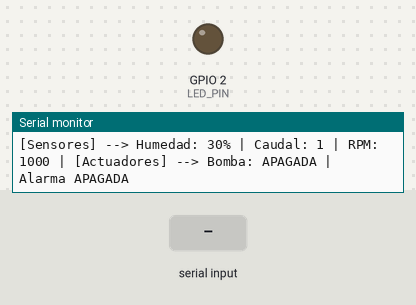
Simulated run of this sketch. Board: ESP32. Parts: output pins drawn as LEDs (lit = HIGH), the last lines printed to the serial monitor. The test bench sets the inputs (shaded band).

Above: at 2.2 s.
2.3 s: "H:\n" received over Serial
At 4.7 s:
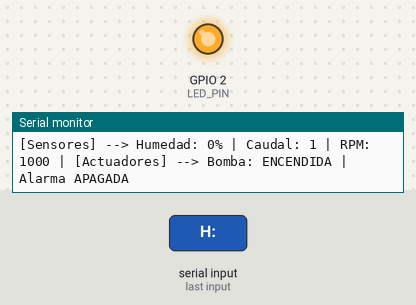
Timing chart, 0 to 6.2 s (numbered marks = the images above; inputs shaded):
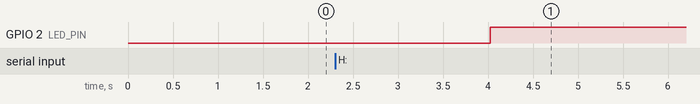

The sketch:

ej2.ino
```cpp
/*
 * Sistemas embebidos y de tiempo real
 * Ejercicio2: Bomba de agua y monitor de caudal
 * Autor: Waldo Fusiman
 */

#include "ej2.h"

int humidity;       // Porcentaje de humedad (%)
int caudal;         // Caudal: 1=hay caudal, 0 = no hay caudal
int rpm;            // Velocidad del motor (RPM)
bool pump;          // Bomba de agua,  encendida = true, apagada = false
bool alarmp;        // Alarma. encendida = true, apagada = false
String errMessage;  // Mensaje de error a notificar

SemaphoreHandle_t xMutexSensors; // mutex para lectuta escritura de sensores: humedad, caudal, rpm, bomba y alarma.

static void setPump( bool on_off ) {
  pump = on_off;
  digitalWrite( LED_PIN, on_off ? HIGH: LOW );
}

void setup() {
  initSystem();
  delay( 1000 );

  Serial.println("\t|------------------------------------------------------------");
  Serial.println("\t| Inicia Sistema de Control de Riego y control de Bomba ");
  Serial.println("\t| Comandos:");
  Serial.println("\t| \t H:XX (ej. H:40 --> cambia humedad a 40%)");
  Serial.println("\t| \t C:1|0 (ej. C:0 --> cambia a sin caudal)");
  Serial.println("\t| \t B:XXXX (ej. B:1500 --> cambia a 1500 rpm de la bomba)");
  Serial.println("\t|------------------------------------------------------------\n");

  // Se crean las tareas
  xTaskCreatePinnedToCore( securityControlPump, "Control de seguridad bomba de agua", STACK_TASK_SIZE, NULL, PRIORITY_CONTROL_SEC,NULL, CORE );
  xTaskCreatePinnedToCore( sensorsRead,"Lectura de sensores por serial", STACK_TASK_SIZE, NULL, PRIORITY_READ, NULL, CORE );
  xTaskCreatePinnedToCore( irrigationControl,"Control normal de riego", STACK_TASK_SIZE, NULL, PRIORITY_CONTROL_IRG, NULL, CORE);
  xTaskCreatePinnedToCore( runNotif,"Ejecucion simulacion y notificaciones", STACK_TASK_SIZE, NULL, PRIORITY_RUN_NOTIF, NULL, CORE );
}

void loop() {
  // quita la tarea del scheduler
  vTaskDelete( NULL );
}

/*
* Inicializa variables
*/
void initSystem() {
  Serial.begin( SERIAL_BAUD );
  Serial.setTimeout(50);
  //limpiar el buffer: Lee y descarta todo lo que tenga acumulado
  while (Serial.available() > 0) {
    Serial.read();
  }

  pinMode( LED_PIN, OUTPUT );
  setPump( false ); // bomba de agua apagadad
  humidity = HUMIDITY_LOW; // Porcentaje de humedad
  caudal = 1;      // con caudal
  rpm = 1000;
  alarmp = false;  // Alarma apagada
  errMessage = ""; // sin mensajes

  // Crea mutex para proteger variables compartidas
  xMutexSensors = xSemaphoreCreateMutex();

}

/*
* Lectura de Sensores humedad de suelo, caudal de agua, rpm del motor, por ntrada Serial (prioridad = 2, Periodicidad: 1 segundo)
* Formato entrada: Humedad -> H:XX | Caudal -> C:XX, | RPM -> B:XXXX
*/
void sensorsRead(void *pvParameters) {
  TickType_t xLastWakeTime = xTaskGetTickCount();
  const TickType_t period = pdMS_TO_TICKS( PERIOD_READ_MS );

  for (;;) {
    if (Serial.available() > 0) {
      String input = Serial.readStringUntil('\n');
      input.trim();

      if (input.startsWith("H:")) { // Entrada de humedad
        int val = input.substring(2).toInt();
        if (xSemaphoreTake(xMutexSensors, pdMS_TO_TICKS(20)) == pdTRUE) {
          humidity = val;
          xSemaphoreGive(xMutexSensors);
        }
      } else if (input.startsWith("C:")) { // Entrada de caudal: 0 no hay caudal, >= 1 hay caudal
        int val = input.substring(2).toInt();
        if (xSemaphoreTake(xMutexSensors, pdMS_TO_TICKS(20)) == pdTRUE) {
          caudal = val;
          xSemaphoreGive(xMutexSensors);
        }
      } else if (input.startsWith("B:")) { // Entrada rpm de bomba
        int val = input.substring(2).toInt();
        if (xSemaphoreTake(xMutexSensors, pdMS_TO_TICKS(20)) == pdTRUE) {
          rpm = val;
          xSemaphoreGive(xMutexSensors);
        }
      }
    }
    vTaskDelayUntil(&xLastWakeTime, period);
  }
}

/*
* Control de Seguridad bomba (Prioridad Máxima = 4, Periodicidad: 1 segundo)
*/
void securityControlPump(void *pvParameters) {
  TickType_t xLastWakeTime = xTaskGetTickCount();
  const TickType_t period = pdMS_TO_TICKS( PERIOD_CONTROL_SEC_MS );

  static int counterNoCaudal = 0; // contador cuando no hay caudal, hasta 5 segundos.
  static int counterAlarmCaudal = 0; // contador alarma sin caudal, hasta 15 segundos
  static int counterRPM = 0; // contador bajas revolucinoes, hasta 1 segundo.
  static int counterAlarmRPM = 0; // contador alarma por bajas revolucione, 30 segundos.
  static bool modeAlarmCaudal = false; // cuando se encuentra en modo alarma por bajo caudal.
  static bool modeAlarmRPM = false;   // cuando se encuentra en modo alarma por bajas revolucionnes.

  for (;;) {

    if (xSemaphoreTake(xMutexSensors, pdMS_TO_TICKS(10)) == pdTRUE) {
      if (alarmp) { // control de alarma y duracion
        if (modeAlarmCaudal) {
          counterAlarmCaudal++;
          if (counterAlarmCaudal >= ALARM_FLOW_TICKS) { // 15 segundos
            alarmp = false;
            modeAlarmCaudal = false;
            counterAlarmCaudal = 0;
          }
        } else if (modeAlarmRPM) {
          counterAlarmRPM++;
          if (counterAlarmRPM >= ALARM_RPM_TICKS) { // 30 segundos
            alarmp = false;
            modeAlarmRPM = false;
            counterAlarmRPM = 0;
          }
        }
      }
      else if (pump) { // si la bomba esta prendida , chequea caudal.
        if (caudal == 0) { // Si no hay caudal durante 5 segundos -> Apagar bomba y activar alarma 15 segundos
          counterNoCaudal++;
          if (counterNoCaudal >= NO_FLOW_TICKS) { // 5 segundos
            setPump( false );
            alarmp = true;
            modeAlarmCaudal = true;
            counterAlarmCaudal = 0;
            counterNoCaudal = 0;
            counterRPM = 0;
            errMessage = "ERROR: Bomba detenida por falta de caudal";
          }
        } else {
          counterNoCaudal = 0;
        }

        // Chequeo revoluciones del motor
        counterRPM++;
        if (counterRPM == RPM_CHECK_TICKS) { // Después de 1 segundo
          if (rpm < RPM_MIN) {
            setPump( false );
            alarmp = true;
            modeAlarmRPM = true;
            counterNoCaudal = 0;
            counterRPM = 0;
            counterAlarmRPM = 0;
            errMessage = "ERROR: Bomba sin rotacion";
          }
        }
      }
      else { // bomba apagada
        counterNoCaudal = 0;
        counterRPM = 0;
      }
      xSemaphoreGive( xMutexSensors );
    }
    vTaskDelayUntil(&xLastWakeTime, period );
  }
}

/*
* Control Normal de Riego (Prioridad alta = 3, Periodicidad: 1 segundo)
*/
void irrigationControl(void *pvParameters) {
  TickType_t xLastWakeTime = xTaskGetTickCount();
  const TickType_t period = pdMS_TO_TICKS( PERIOD_CONTROL_IRG_MS );

  static int counterOnOff = 0; // cuenta los segundos en el ciclo de riego.

  for (;;) {
    if (xSemaphoreTake(xMutexSensors, pdMS_TO_TICKS(20)) == pdTRUE) {
      if (alarmp) { // Si esta la alarma activa, no se puede activar el riego
        counterOnOff = 0;
      }
      else if (humidity > HUMIDITY_HIGH) { // si la humedad > 90%, no se riega
        setPump( false );
        counterOnOff = 0;
      }
      else if (humidity < HUMIDITY_LOW || counterOnOff > 0) { // si humedad < 30%, iniciar riego con ciclos de 10 segundo encendido y 20 segundos apagado
        counterOnOff++;
        setPump( counterOnOff <= IRRIG_ON ); // encendida los primeros 10 segundos.
        if (counterOnOff >= IRRIG_PERIOD) {
          counterOnOff = 0;
        }
      } else {
        setPump( false );
        counterOnOff = 0;
      }
      xSemaphoreGive( xMutexSensors );
    }
    vTaskDelayUntil(&xLastWakeTime, period );
  }
}

/*
* Ejecucion de simulación y notificaciones por consola (Periodicidad: 1 segundo / Reporte cada 1 segundo)
*/
void runNotif(void *pvParameters) {
  TickType_t xLastWakeTime = xTaskGetTickCount();
  const TickType_t period = pdMS_TO_TICKS( PERIOD_RUN_NOTIF_MS );

  bool lastPump = false; // ultimo estado de la bomba de agua.

  for (;;) {
    vTaskDelayUntil(&xLastWakeTime, period );

    // Valores para almacenar temporalente: humedad, caudal, rpm, bomba, y alarma.
    bool actualPump = false;
    int h = 0;
    int c = 0;
    int r = 0;
    bool a = false;
    String msg = "";

    if (xSemaphoreTake(xMutexSensors, pdMS_TO_TICKS(20)) == pdTRUE) {
      actualPump = pump;
      h = humidity;
      c = caudal;
      r = rpm;
      a = alarmp;
      msg = errMessage;
      errMessage = "";
      xSemaphoreGive(xMutexSensors);
    }
    // Imprime si hay cambios de estado de la bomba
    if (actualPump != lastPump) {
      Serial.printf("*** Bomba: %s\n", actualPump ? "ENCENDIDA":"APAGADA");
      lastPump = actualPump;
    }
    // Imprime errores de seguridad, si hay
    if (msg != "") {
      Serial.println(msg);
    }
    // Notifica valores
    Serial.printf("[Sensores] --> Humedad: %d%% | Caudal: %d | RPM: %d | [Actuadores] --> Bomba: %s | Alarma %s\n", h, c, r, actualPump ? "ENCENDIDA" : "APAGADA", a ? "ENCENDIDA":"APAGADA");
  }
}
```

ej2.h
```cpp
/*
 * ej1.h
 * Sistemas embebidos y de tiempo real.
 * Ejercicio 2: Bomba de agua y monitor de caudal
 * Autor: Waldo Fusiman
 */

#ifndef EJ2_H

#define EJ2_H

#include <stdio.h>
#include <string.h>
#include <stddef.h>

#include <freertos/FreeRTOS.h>
#include <freertos/task.h>
#include <freertos/semphr.h>

#define SERIAL_BAUD              115200

#define PERIOD_CONTROL_SEC_MS    1000 // periodo 1 segundo
#define PERIOD_READ_MS           1000 // periodo 1 segundo
#define PERIOD_CONTROL_IRG_MS    1000 // periodo 1 segundo
#define PERIOD_RUN_NOTIF_MS      1000 // periodo 1 segundo

#define PRIORITY_CONTROL_SEC    4   // max prioridad
#define PRIORITY_CONTROL_IRG    3   // prioridad alta
#define PRIORITY_READ           2   // prioridad media
#define PRIORITY_RUN_NOTIF      1   // prioridad baja

#define STACK_TASK_SIZE 4096 // Tamaño del stack por tarea.
#define CORE            1    // Un core
#define LED_PIN         2    // Pin led de la placa

#define HUMIDITY_HIGH     90 // Mayor a 90% no se riega
#define HUMIDITY_LOW      30 // Menor a 30%  se riega
#define RPM_MIN           600 // revoluciones minimas de la bomba
#define IRRIG_PERIOD      30  // riego encienda cada 30 segundos.
#define IRRIG_ON          10  // riego permanece encendido 10 segundos.

#define TICKS_PER_SEC     (1000 / PERIOD_CONTROL_SEC_MS)   // 1 ticks por segundo
#define NO_FLOW_TICKS     (5  * TICKS_PER_SEC)             // 5 s sin caudal
#define ALARM_FLOW_TICKS  (15 * TICKS_PER_SEC)             // alarma 15 s
#define ALARM_RPM_TICKS   (30 * TICKS_PER_SEC)             // alarma 30 s
#define RPM_CHECK_TICKS   (1  * TICKS_PER_SEC)             // chequeo de giro a 1 s

// --- Variables Globales ---
extern int humidity;       // Porcentaje de humedad (%)
extern int caudal;         // Caudal de agua en la bomba
extern int rpm;            // Velocidad del motor (RPM)
extern bool pump;          // bomba de agua, true = encendida, false = apagada
extern bool alarmp;        // alarma de bomba de agua, true = encendida, false = apagada
extern String errMessage;  // Mensaje error

extern SemaphoreHandle_t xMutexSensors;  // mutex para leer/escribir valores sensores humedad, caudal y rpm

// --- Tareas ---
void sensorsRead(void *pvParameters);
void securityControlPump(void *pvParameters);
void irrigationControl(void *pvParameters);
void runNotif(void *pvParameters);
void initSystem();

#endif
```

Measured:
- after the input at 2.3 s, GPIO 2 (LED_PIN): LOW → HIGH after 1.7 s
